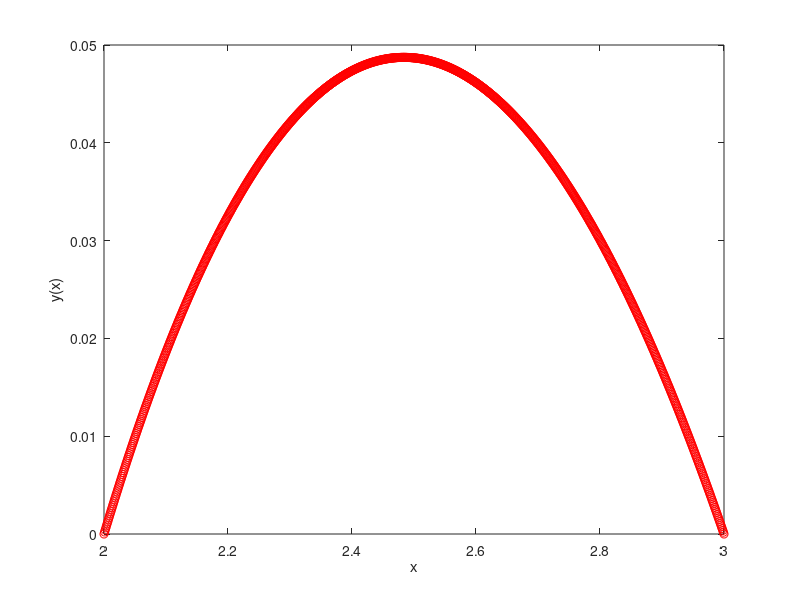

MATLAB code to generate this figure:
%Tarea 1 Numericos II
% José Gabriel Alvarez Castrillo C00368
% Problema 1:

clearvars;
N = 1000;
%..................................
%     Condiciones de frontera
%..................................
a = 2;
b = 3;
h = (b-a)/(N+1);
x = (a:h:b)';
y0 = 0; %y(2)
yN = 0; %y(3)

% Sea la siguiente ecuación diferencial a resolver: x^2 y'' - 2y + x = 0
% Exprandola de esta forma y'' = (2*y)/x^2 - 1/x
% Donde:

p = @(x) 0; % es lo que acompanaña a y'
q = @(x) 2/x^2; % es lo que acompanaña a y
r = @(x) - 1/x; % termino sin y

% a) Deduzca la matriz general por diferencias finitas especifica, para la ecuacion
% diferencial dada considerando una particion h.

%Completar la matriz A:

A = zeros(N,N);
for i=1:N
    A(i,i) = (2+h^2*q(x(i+1))); % diagonal principal
end

for i=1:N-1
    A(i,i+1) = -(1-(h/2)*p(x(i+1))); % diagonal superior
    A(i+1,i) = -(1+(h/2)*p(x(i+1))); % diagonal inferior
end

% b) Escriba el sistema matricial general Ay = b a resolver para el problema de
% frontera en un intervalo [a, b] donde y(a) = α y y(b) = β.

%Completar el vector b
b = zeros(N,1);
b(1) = (1+(h/2)*p(x(2)))*y0-h^2*r(x(2));

for i=2:N-1
    b(i) = -h^2*r(x(i+1));
end

b(N) = (1-(h/2)*p(x(N+1)))*yN-h^2*r(x(N+1));

%Resolver el sistema A*y = b
y = A\b;
y = [y0;y;yN]; %Para incluir las condiciones iniciales
figure(1)
plot(x,y,'or')
ylabel('y(x)');
xlabel('x')
